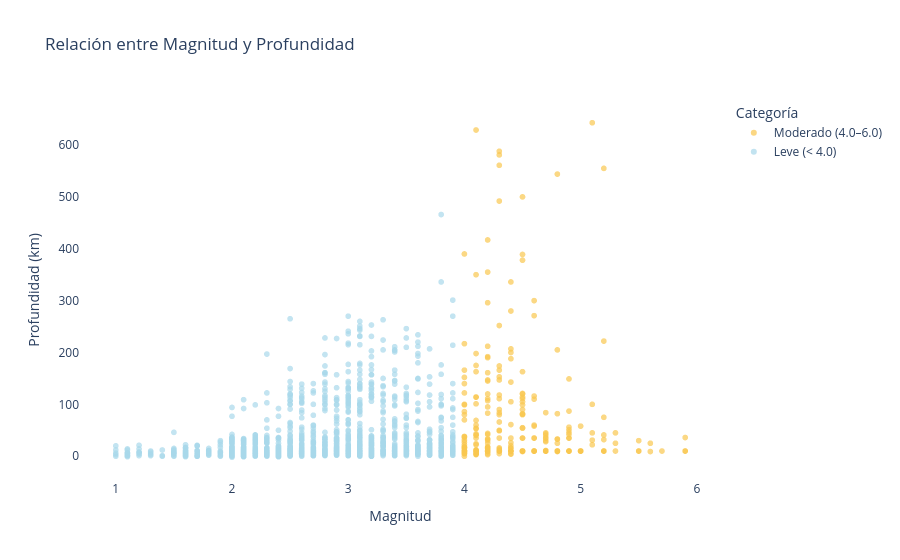

The notebook cell saved with this chart:
### Code cell
#Creo un grafico Scatter para comprobar la relacion entre Magnitud y Profundidad

#Creo la funcion encargada de generar el grafico Scatter(dispersion)
def create_scatter(data):

    #Establezco un mapa de colores segun su magnitud, nos ayudara a visualizar mejor los datos
    color_map = {
        "Leve (< 4.0)": "#a8d8ea",
        "Moderado (4.0–6.0)": "#f9c74f",
        "Fuerte (6.0–7.0)": "#f4721e",
        "Mayor (≥ 7.0)": "#c1121f"
    }

    #Genero el grafico Scatter
    fig = px.scatter(
        data,
        x="Magnitude",
        y="Depth",
        color="Categoria",
        color_discrete_map=color_map,
        hover_data=["Country", "Date & Time"],
        opacity=0.7,
        title="Relación entre Magnitud y Profundidad"
    )
    
    #Personalizo el grafico
    fig.update_layout(
        xaxis_title="Magnitud",
        yaxis_title="Profundidad (km)",
        plot_bgcolor="white",
        legend_title="Categoría"
    )
    return fig

figsca = create_scatter(df)
figsca.show()

### Figure 1 — Plotly figure (JSON) as saved in the notebook; plotly's stock layout.template omitted (floating-point values rounded to 4 significant figures; data arrays with more than 128 entries replaced by an {"elided": "..."} marker saying what was removed)
{"data": [{"customdata": {"elided": "299x2 str values"}, "hovertemplate": "Categoria=Moderado (4.0–6.0)<br>Magnitude=%{x}<br>Depth=%{y}<br>Country=%{customdata[0]}<br>Date & Time=%{customdata[1]}<extra></extra>", "legendgroup": "Moderado (4.0–6.0)", "marker": {"color": "#f9c74f", "opacity": 0.7, "symbol": "circle"}, "mode": "markers", "name": "Moderado (4.0–6.0)", "showlegend": true, "type": "scattergl", "x": {"elided": "299 float values"}, "xaxis": "x", "y": {"elided": "299 int values"}, "yaxis": "y"}, {"customdata": {"elided": "1701x2 str values"}, "hovertemplate": "Categoria=Leve (< 4.0)<br>Magnitude=%{x}<br>Depth=%{y}<br>Country=%{customdata[0]}<br>Date & Time=%{customdata[1]}<extra></extra>", "legendgroup": "Leve (< 4.0)", "marker": {"color": "#a8d8ea", "opacity": 0.7, "symbol": "circle"}, "mode": "markers", "name": "Leve (< 4.0)", "showlegend": true, "type": "scattergl", "x": {"elided": "1701 float values"}, "xaxis": "x", "y": {"elided": "1701 int values"}, "yaxis": "y"}], "layout": {"legend": {"title": {"text": "Categoría"}, "tracegroupgap": 0}, "plot_bgcolor": "white", "title": {"text": "Relación entre Magnitud y Profundidad"}, "xaxis": {"anchor": "y", "domain": [0, 1], "title": {"text": "Magnitud"}}, "yaxis": {"anchor": "x", "domain": [0, 1], "title": {"text": "Profundidad (km)"}}}}
